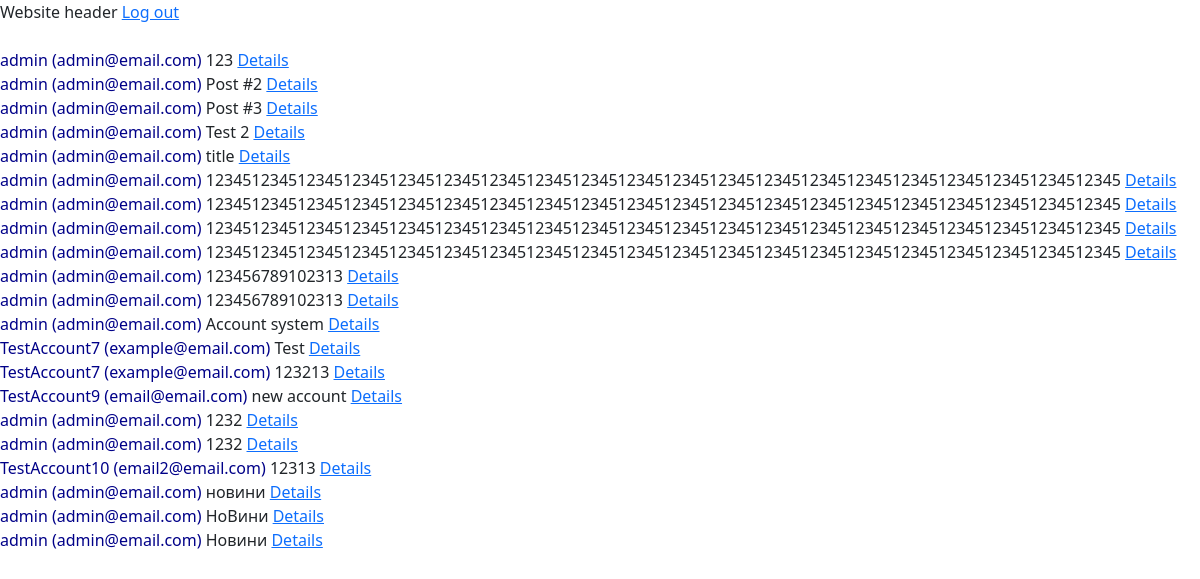
/ (signed in), run on the app's committed database.
### application/models/post.py (models this page shows)
class Post(TimeStampedModel):
    title = models.CharField(max_length=100)
    content = models.TextField()
    user = models.ForeignKey("application.User", on_delete=models.CASCADE, related_name="posts")  # Параметр on_delete вирішує, що буде з колонкою, якщо пов'язана колонка видаляється. model.CASCADE: Якщо видалиться user, то видаляться і пов'язані з ним пости. related_name="posts": user.posts дістане всі пов'язані пости
    objects = PostManager()  # Обираємо менеджер, який ми зробили. По замовчуваню є звичайнийй менеджер

### application/views.py (the view)
# urls.py: path("", views.IndexView.as_view(), name="index"),  # Посилання на новий класовий ендпоінт
class IndexView(SubscribtionLimitationMixin, ListView):  # Новий класовий ендпоінт
    template_name = "index.html"  # HTML, що буде темплейтом
    model = Post  # Модель з якої візбметься все
    context_object_name = "posts"  # Ім'я змінної в Jinja
    subscription_limitation = ADVANCED_AND_MORE
    def get_queryset(self):  # Якщо ми хочемо більш специфічний queryset
        return Post.objects.all().with_user_info()  # Додаємо до querysetу ще інформацію з моделі User

### application/managers/post.py (called while the page is built)
    def with_user_info(self):
        return self.annotate(user_info=Concat(F('user__username'), Value(" ("), F('user__email'), Value(")"), output_field=CharField()))  # Додаємо до кожного рядка поста додатковий рядок, який є ім'ям пов'язаного з постом користувача

    def get_queryset(self):  # Підвязуємо до менеджера PostQuerySet
        return PostQuerySet(self.model, using=self._db)

### application/managers/user.py (called while the page is built)
    def get_queryset(self):
        return UserQuerySet(self.model, using=self.db)

### application/mixins.py (called while the page is built)
    def dispatch(self, request, *args, **kwargs):
        if self.subscription_limitation == ADVANCED_AND_MORE:
            user = request.user
            if user.is_free_subscription:
                return self.handle_no_permission()
        if self.subscription_limitation == PRO:
            user = request.user
            if user.is_free_subscription or user.is_advanced_subscription:
                return self.handle_no_permission()
        return super().dispatch(request, *args, **kwargs)

### application/models/user.py (called while the page is built)
    @property # декоратор property повертає True чи False
    def is_free_subscription(self):
        return self.subscription.type == SubscriptionTypeChoices.FREE

### application/templates/index.html (shortened to what this page needs)
{% extends "base.html" %}
{% block content %}
  {% for post in posts %}
    <span style="color: #000088;">{{ post.user_info }}</span>
    <span>{{ post.title }}</span> <a href="{% url 'post_detail' post.id %}">Details</a> <br />
  {% endfor %}
{% endblock %}

### data on the page
Post: user_info "admin (admin@email.com)", title "123"
Post: user_info "admin (admin@email.com)", title "Post #2"
Post: user_info "admin (admin@email.com)", title "Post #3"
Post: user_info "admin (admin@email.com)", title "Test 2"
Post: user_info "admin (admin@email.com)", title "title"
Post: user_info "admin (admin@email.com)", title "1234512345123451234512345123451234512345123451234512345123451234512345123451234512345123451234512345"
Post: user_info "admin (admin@email.com)", title "1234512345123451234512345123451234512345123451234512345123451234512345123451234512345123451234512345"
Post: user_info "admin (admin@email.com)", title "1234512345123451234512345123451234512345123451234512345123451234512345123451234512345123451234512345"
Post: user_info "admin (admin@email.com)", title "1234512345123451234512345123451234512345123451234512345123451234512345123451234512345123451234512345"
Post: user_info "admin (admin@email.com)", title "123456789102313"
Post: user_info "admin (admin@email.com)", title "123456789102313"
Post: user_info "admin (admin@email.com)", title "Account system"
Post: user_info "TestAccount7 (example@email.com)", title "Test"
Post: user_info "TestAccount7 (example@email.com)", title "123213"
Post: user_info "TestAccount9 (email@email.com)", title "new account"
Post: user_info "admin (admin@email.com)", title "1232"
Post: user_info "admin (admin@email.com)", title "1232"
Post: user_info "TestAccount10 (email2@email.com)", title "12313"
Post: user_info "admin (admin@email.com)", title "новини"
Post: user_info "admin (admin@email.com)", title "НоВини"
Post: user_info "admin (admin@email.com)", title "Новини"
